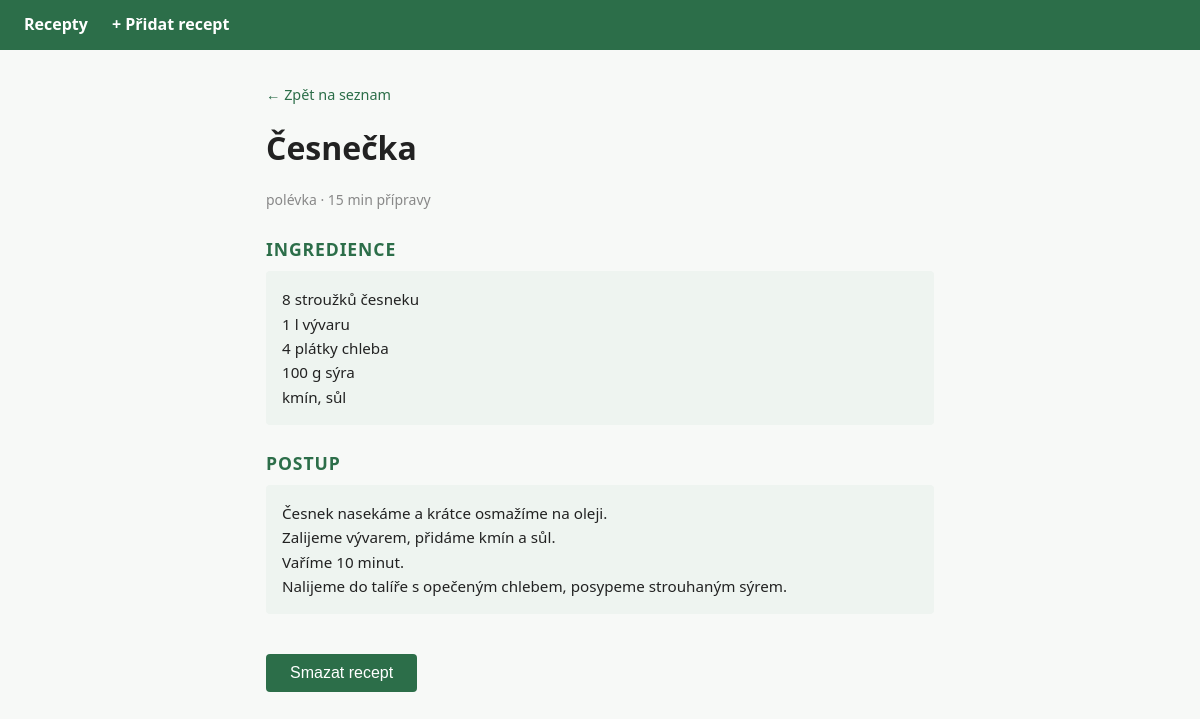
The app's page /detail.php?id=4 with its own data.
### tables this page shows
CREATE TABLE recepty (
        id          INTEGER PRIMARY KEY AUTOINCREMENT,
        nazev       TEXT    NOT NULL,
        kategorie   TEXT    NOT NULL,
        ingredience TEXT    NOT NULL,
        postup      TEXT    NOT NULL,
        cas         INTEGER NOT NULL
    );

### detail.php (the view, shortened to what this page needs)
<?php
$id = (int)($_GET['id'] ?? 0);
$db = getDb();
$stmt = $db->prepare("SELECT * FROM recepty WHERE id = ?");
$stmt->execute([$id]);
$r = $stmt->fetch();
?>
<!DOCTYPE html>
<html lang="cs">
<head>
    <link rel="stylesheet" href="style.css">
</head>
<body>
<nav>
    <a href="index.php">Recepty</a>
    <a href="pridat.php">+ Přidat recept</a>
</nav>
<main>
    <a href="index.php" class="zpet">← Zpět na seznam</a>
    <h1><?= htmlspecialchars($r['nazev']) ?></h1>
    <p class="meta"><?= htmlspecialchars($r['kategorie']) ?> · <?= $r['cas'] ?> min přípravy</p>
    <h2>Ingredience</h2>
    <pre><?= htmlspecialchars($r['ingredience']) ?></pre>
    <h2>Postup</h2>
    <pre><?= htmlspecialchars($r['postup']) ?></pre>
    <form method="post" onsubmit="return confirm('Opravdu smazat recept?')">
        <button type="submit" name="smazat" class="btn-smazat">Smazat recept</button>
    </form>
</main>
</body>
</html>

### style.css (style rules this page uses)
* { box-sizing: border-box; margin: 0; padding: 0; }
body { font-family: system-ui, sans-serif; background: #f7f9f7; color: #222; line-height: 1.6; }
nav { background: #2c6e49; padding: 0.75rem 1.5rem; display: flex; gap: 1.5rem; align-items: center; }
nav a { color: #fff; text-decoration: none; font-weight: 600; }
main { max-width: 700px; margin: 2rem auto; padding: 0 1rem; }
h1 { margin-bottom: 1rem; }
h2 { margin: 1.5rem 0 0.5rem; color: #2c6e49; font-size: 1.1rem; text-transform: uppercase; letter-spacing: 0.05em; }
.meta { color: #888; font-size: 0.875rem; }
pre { background: #eef4f0; padding: 1rem; border-radius: 4px; white-space: pre-wrap; font-family: inherit; font-size: 0.95rem; }
.zpet { display: inline-block; margin-bottom: 1rem; color: #2c6e49; text-decoration: none; font-size: 0.9rem; }
form { display: flex; flex-direction: column; gap: 1rem; margin-top: 0.5rem; }
button[type="submit"] { padding: 0.6rem 1.5rem; background: #2c6e49; color: #fff; border: none; border-radius: 4px; font-size: 1rem; cursor: pointer; width: fit-content; }
.btn-smazat { padding: 0.5rem 1rem; background: #c0392b; color: #fff; border: none; border-radius: 4px; font-size: 0.9rem; cursor: pointer; margin-top: 2rem; }

### records on screen
recepty: nazev "Česnečka", kategorie "polévka", cas "15", ingredience "8 stroužků česneku 1 l vývaru 4 plátky chleba 100 g sýra kmín, sůl", postup "Česnek nasekáme a krátce osmažíme na oleji. Zalijeme vývarem, přidáme kmín a sůl. Vaříme 10 minut. Nalijeme do talíře s opečeným chlebem, posypeme strouhaným sýrem."
